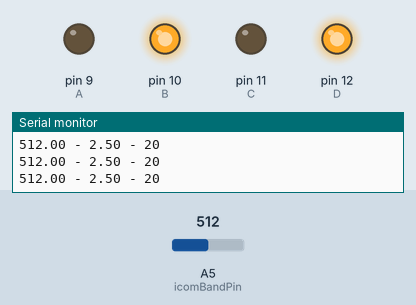
This sketch was run on a simulated Arduino Nano, built with avr-gcc and run on an emulated ATmega328P. On the bench: output pins drawn as LEDs (lit = HIGH), the last lines printed to the serial monitor. The test bench sets the inputs (shaded band); at power-on: A5 (icomBandPin) = 512.

Above: at 1.2 s.
1.3 s: A5 (icomBandPin) set to 482
4.3 s: A5 (icomBandPin) set to 461
At 5.1 s:
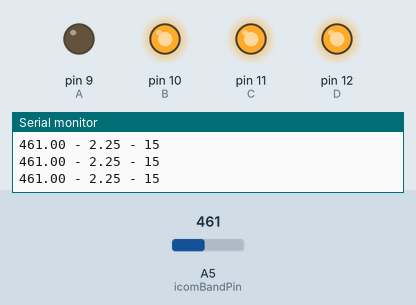
5.8 s: A5 (icomBandPin) set to 365
7.3 s: A5 (icomBandPin) set to 338
At 8.5 s:
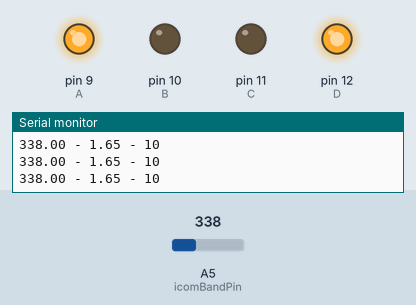
8.8 s: A5 (icomBandPin) set to 277
10.3 s: A5 (icomBandPin) set to 254
At 10.9 s:
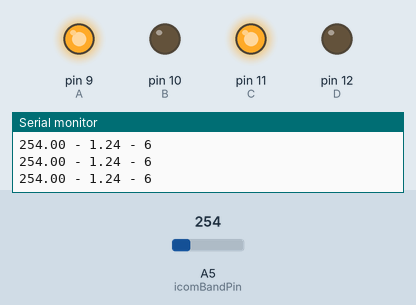
Timing chart, 0 to 12.8 s (numbered marks = the images above; inputs shaded):
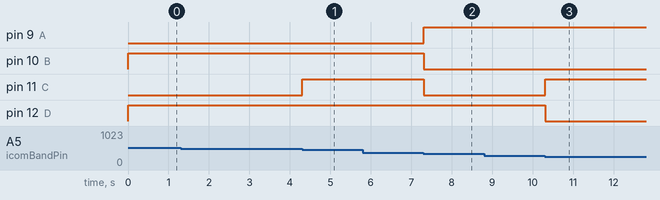

The sketch:

i2ybdc.ino
```cpp
// (licence header left out)
int icomBandPin = A5;    // select the input pin for the potentiometer
int realVoltage = 8;  // variable to store the value coming from the sensor Volts
int sensedVoltage=0;
int A=9;
int B=10;
int C=11;
int D=12;
float calculatedVoltage=0;
int band=0;
int counter =0;
int previousValue=0;
 void setup() {
   Serial.begin(9600);
   pinMode(icomBandPin, INPUT);
   pinMode(A, OUTPUT);
   pinMode(B, OUTPUT);
   pinMode(C, OUTPUT);
   pinMode(D, OUTPUT);
 }
 void loop() {
   // read the value from the sensor:
   float sensedVoltage = analogRead(icomBandPin);
   float calculatedVoltage = float(sensedVoltage)*5/1024;

   Serial.print (sensedVoltage);
   Serial.print (" - ");
   Serial.print (calculatedVoltage);
   Serial.print (" - ");
   band=getBand(calculatedVoltage);

   Serial.println(band, DEC);
   delay (20);
}

int  getBand(float voltage) {
   int band=0;

/* Logic Letter (Amplifier Pin#)
/*       A(2)   B(1)    C(9)   D(8)
160      0       0       0      1
80       0       0       1      0
40       0       0       1      1
30       0       1       0      0
20       0       1       0      1
17       0       1       1      1
15       0       1       1      1
12       1       0       0      1
10       1       0       0      1
6        1       0       1      0
*/


if (voltage>4.20 && voltage<4.9) {
 band=160;
 digitalWrite(A, LOW);
 digitalWrite(B, LOW);
 digitalWrite(C, LOW);
 digitalWrite(D, HIGH);

} else if (voltage>3.50 && voltage<4.20) {
 band=80;
 digitalWrite(A, LOW);
 digitalWrite(B, LOW);
 digitalWrite(C, HIGH);
 digitalWrite(D, LOW);
} else if (voltage>=2.95 && voltage<3.50) {
  band=40;
 digitalWrite(A, LOW);
 digitalWrite(B, LOW);
 digitalWrite(C, HIGH);
 digitalWrite(D, HIGH);
} else if(voltage>=2.30 && voltage<2.95) {
  band=20;
 digitalWrite(A, LOW);
 digitalWrite(B, HIGH);
 digitalWrite(C, LOW);
 digitalWrite(D, HIGH);

} else if (voltage>=1.70 && voltage<2.30) {
  band=15;
 digitalWrite(A, LOW);
 digitalWrite(B, HIGH);
 digitalWrite(C, HIGH);
 digitalWrite(D, HIGH);

} else if (voltage>=1.3 && voltage<1.7) {
  band=10;
 digitalWrite(A, HIGH);
 digitalWrite(B, LOW);
 digitalWrite(C, LOW);
 digitalWrite(D, HIGH);

} else if (voltage>=0.75 && voltage<1.3) {
  band=6;
 digitalWrite(A, HIGH);
 digitalWrite(B, LOW);
 digitalWrite(C, HIGH);
 digitalWrite(D, LOW);
} else if (voltage  <0.75) {
  band=30;
   digitalWrite(A, LOW);
 digitalWrite(B, HIGH);
 digitalWrite(C, LOW);
 digitalWrite(D, LOW);
}

 return band;

}
```

Measured:
- the behaviour switches between 472 and 471 on A5 (icomBandPin) (found by bisection; images 0 and 1)
- the behaviour switches between 349 and 348 on A5 (icomBandPin) (found by bisection; images 1 and 2)
- the behaviour switches between 267 and 266 on A5 (icomBandPin) (found by bisection; images 2 and 3)
- after the input at 4.3 s, pin 11 (C): LOW → HIGH at once
- after the input at 7.3 s, pin 9 (A): LOW → HIGH at once; pin 10 (B), pin 11 (C): HIGH → LOW at once
- after the input at 10.3 s, pin 11 (C): LOW → HIGH at once; pin 12 (D): HIGH → LOW at once
